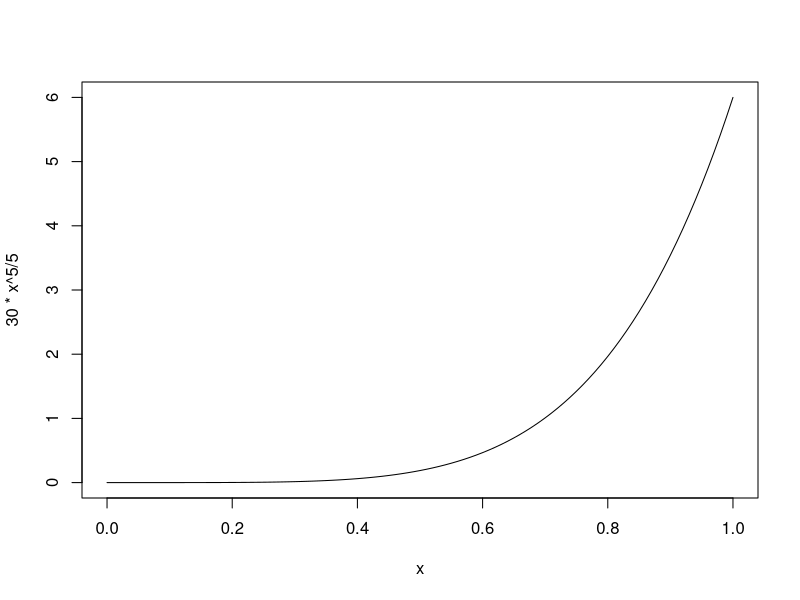
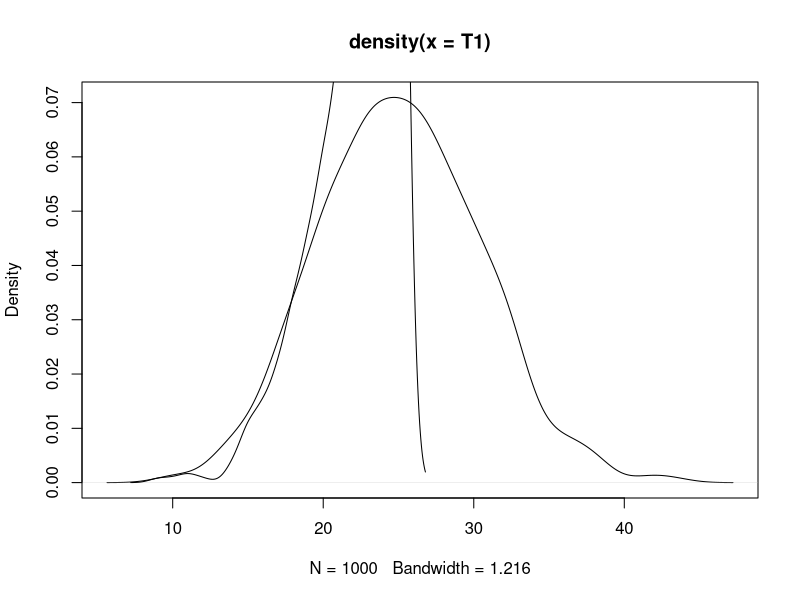
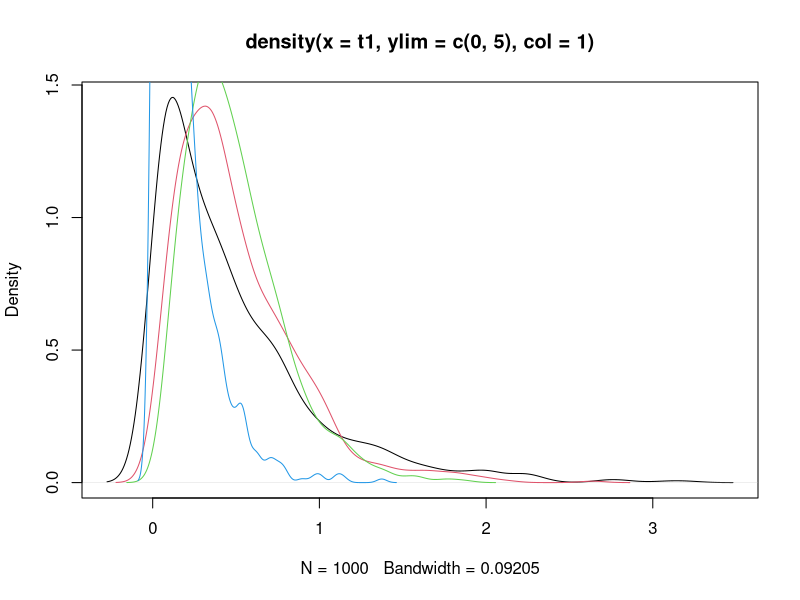

These figures' R source, in order:
#Bisection Method
#1)x^3-2x-5=0
f=function(x){return(x^3-2*x-5)}
a=1
b=3
x=(a+b)/2
df=data.frame(a,b,x,f(a),f(b),f(a)*f(x))
df
## a b x f.a. f.b. f.a....f.x.
## 1 1 3 2 -6 16 6
#`colnames<-`(df,c("a","b","x","F(a)","F(b)","F(a)*F(x)"))
for(i in seq(2,15))
{
  if(f(a)*f(x)<=0){b=x}else{a=x}
  x=(a+b)/2
  df=rbind(df,data.frame(a,b,f(a),f(b),x,f(a)*f(x)))
}
df


#2)xtan(x)+1=0
f=function(x){return(x*tan(x)+1)}
a=2
b=3
x=(a+b)/2
df=data.frame(a,b,x,f(a),f(b),f(a)*f(x))
df
for(i in seq(2,3))
{
  if(f(a)*f(x)<=0){b=x}else{a=x}
  x=(a+b)/2
  df=rbind(df,data.frame(a,b,f(a),f(b),x,f(a)*f(x)))
}
df

c(x,f(x))


#or
f=function(x){return(x*tan(x)+1)}
a=2
b=3
x=(a+b)/2
err=1
df=data.frame(a,b,f(a),f(b),x,f(x))
while(err>=0.00001){
  x0=x
  if(f(a)*f(x)<=0){b=x}else{a=x}
  x=(a+b)/2
  df=rbind(df,data.frame(a,b,f(a),f(b),x,f(x)))
  err=abs(x-x0)
}
df
cat("x=",x,"f(x)=",f(x))


#Regula Falsi Method
#x^3-5x+1=0 
f=function(x){return(x^3-5*x+1)}
x0=0
x1=1
x2=x1-((x1-x0)/(f(x1)-f(x0)))*f(x1)
err=1
df=data.frame(x2,f(x2))
while(err>=0.00001){
  err=abs(x2-x1)
  x0=x1
  x1=x2
  x2=x1-(x1-x0)*f(x1)/(f(x1)-f(x0))
  df=rbind(df,data.frame(x2,f(x2)))
}
df
cat("x=",x2,"f(x)=",f(x2))





#Newton Raphson Method
f=function(x){return(x^2-4*x-7)}
f1=function(x){return(2*x-4)}
x=rep(0,100)
x[1]=5
err1=1
i=1
while(err1>=0.0001){x[i+1]=x[i]-(f(x[i])/f1(x[i]));
err1=abs(x[i+1]-x[i]);
i=i+1;
}
x[1:i]
data.frame("x"=x[1:i],"fx"=f(x[1:i]))




##Linear System of Algebraic Equations
#Direct Method
# 1)Gauss Elimination Method
A=matrix(c(0,2,5,7,1,-2,2,3,8), nrow=3,byrow=T)
b=c(7,6,13)
A=cbind(A,b)
if(min(diag(A))==0){A=A[c(2,1,3),]} 
A
if(A[2,1]!=0){A[2,]=A[2,]-A[2,1]*A[1,]/A[1,1]}
if(A[3,1]!=0){A[3,]=A[3,]-A[3,1]*A[1,]/A[1,1]}
A
if(A[3,2]!=0){A[3,]=A[3,]-A[3,2]*A[2,]/A[2,2]}
A 
x=c(0,0,0)
x[3]=A[3,4]/A[3,3]
x[2]=(A[2,4]-A[2,3]*x[3])/A[2,2]
x[1]=(A[1,4]-A[1,2]*x[2]-A[1,3]*x[3])/A[1,1] 
x

#2)Gauss Jordan Method 
A=matrix(c(1,1,1,4,3,-1,3,5,3), nrow=3,byrow=T)
b=diag(3)
A=cbind(A,b)
print(A)
if(A[1,1]!=0){
  A[2,]=A[2,]-A[2,1]/A[1,1]*A[1,]
  A[3,]=A[3,]-A[3,1]/A[1,1]*A[1,]
  print(A)}
if(A[2,2]!=0){
  A[3,]=A[3,]-A[3,2]/A[2,2]*A[2,]
  A[1,]=A[1,]-A[1,2]/A[2,2]*A[2,]
  print(A)}
if(A[3,3]!=0){
  A[2,]=A[2,]-A[2,3]/A[3,3]*A[3,]
  A[1,]=A[1,]-A[1,3]/A[3,3]*A[3,]
  print(A)}
A=A/diag(A)
print(A)

## Iterative Methods
### Gauss Jacobi Iterative Method:
A=matrix(c(4,1,1,1,5,2,1,2,3),nrow=3,ncol=3,byrow=T)
b=matrix(c(2,-6,-4),nrow=3)
x0=c(0,0,0)
x1=c(0,0,0)
err=1
m=x0
while(err>0.00001)
{
  x1[1]=(b[1]-A[1,2]*x0[2]-A[1,3]*x0[3])/A[1,1]
  x1[2]=(b[2]-A[2,1]*x0[1]-A[2,3]*x0[3])/A[2,2]
  x1[3]=(b[3]-A[3,1]*x0[1]-A[3,2]*x0[2])/A[3,3]
  err=max(abs(x0-x1))
  x0=x1
  m=rbind(m,x0)
}
m=data.frame(m)
row.names(m)=seq(0,nrow(m)-1,1)
m



#Gauss-Seidel Iteration Method or Method of successive displacement.
A=matrix(c(45,2,3,-3,22,2,5,1,20),nrow=3,ncol=3,byrow=T)
b=matrix(c(58,47,67),nrow=3)
x0=c(0,0,0)
err=1
m=x0
for(j in 1:10){
  for(i in 1:3){
    x0[i]=(b[i]-(A[i,]%*%x0-A[i,i]*x0[i]))/A[i,i]
  }
  m=rbind(m,x0)
}
m=data.frame(m)
row.names(m)=seq(0,nrow(m)-1,1)
m

#Trapezoidal Rule
a=1;b=2;
f=function(x){return (1/(5+3*x))}
f_int=integrate(f,a,b);f_int
## 0.1061512 with absolute error < 1.2e-15
for(i in seq(2,20,2))
{
  n=i
  h=(b-a)/n
  x=seq(a,b,h)
  s1=h/2*(f(x[1])+f(x[n+1])+2*sum(f(x[2:n])))
  cat("\nApprox Value of integration by n =",i,"is",s1,' and Absolute Error 
:',abs(f_int$value-s1))
  
}


## Simpsonâs 1/3 Rule
f=function(x){return(1/(1+x))}
a=0;b=1;n=6;h=(b-a)/n
x=seq(a,b,h)
y=f(x)
print(y)
s1=y[1]+y[n+1]
s1=(h/3)*(s1+4*sum(y[seq(2,n,2)])+2*sum(y[seq(3,n,2)]))
s1
## Composite Simpsonâs 3/8 Rule
f=function(x){return(1/(5+3*x))}
a=1;b=2;n=6;h=(b-a)/n
x=seq(a,b,h)
y=f(x)
s1=y[1]+y[n+1]
s1=(3*h/8)*(s1+3*sum(y[seq(2,n)])+2*sum(y[seq(4,n,3)]))
s1


#Probability Distribution:
#A) Find the probability that he plays more than four times in one day.
#B) Find the probability that one day leaves the game having win RS600
#C) Calculate the expected winnings per day.
p=0.5
#A) P(X>4)
p1=1-pgeom(4,0.5)
#B) P(X=6)
p2=dgeom(6,0.5)
#C)
Exp=(1/p)*100



#Que2)Find the value of K for following PDF f(x)=k*x^5/5 0<x<1
f=function(x){x^5/5}
k=1/(integrate(f,0,1)$value);k
curve(30*x^5/5)



#Point Estimation:
#Que: Generate 1000 random sample of size n=7 from a population of size N=25,
#where the items in the population are sequentially numbered from 1 to N,What are the method of moments and maximum likelihood estimate of N for these sample.
N=25;n=7
a=matrix(sample(1:N,7000,replace=TRUE),nrow=1000);head(a)
T1=(2*apply(a,1,mean))-1;
T2=apply(a,1,max);
MSE1=mean((T1-N)*(T1-N))
MSE2=mean((T2-N)*(T2-N)) 
plot(density(T1))
lines(density(T2))


#Que: Generate 1000 samples from exponential distribution with mean theta of size 3 
#and find the following estimators of theta: 1)theta1_hat= X1 
# 2)theta2_hat=(X1+X2)/2 
# 3)theta3_hat=Xbar 
# 4)theta4_hat=min{X1,X2,X3}
#A)Find the mean and variance of each estimator.Are any of the estimator efficient?
#B)Which estimator is the MLE?Which estimator is an unbiased estimator of theta?
theta=0.5
s=matrix(rexp(3000,1/theta),nrow=1000)
t1=s[,1]
t2=(s[,1]+s[,2])/2
t3=apply(s,1,mean)
t4=apply(s,1,min)
t=cbind(t1,t2,t3,t4)
Mean=apply(t,2,mean)
Var=apply(t,2,var)
MSE=apply((t-theta)^2,2,mean)
rbind("EST_Mean"=Mean,"Var"=Var,"MSE"=MSE)

names(which.min(MSE))
plot(density(t1,ylim=c(0,5),col=1))
lines(density(t2),col=2)
lines(density(t3),col=3)
lines(density(t4),col=4)









